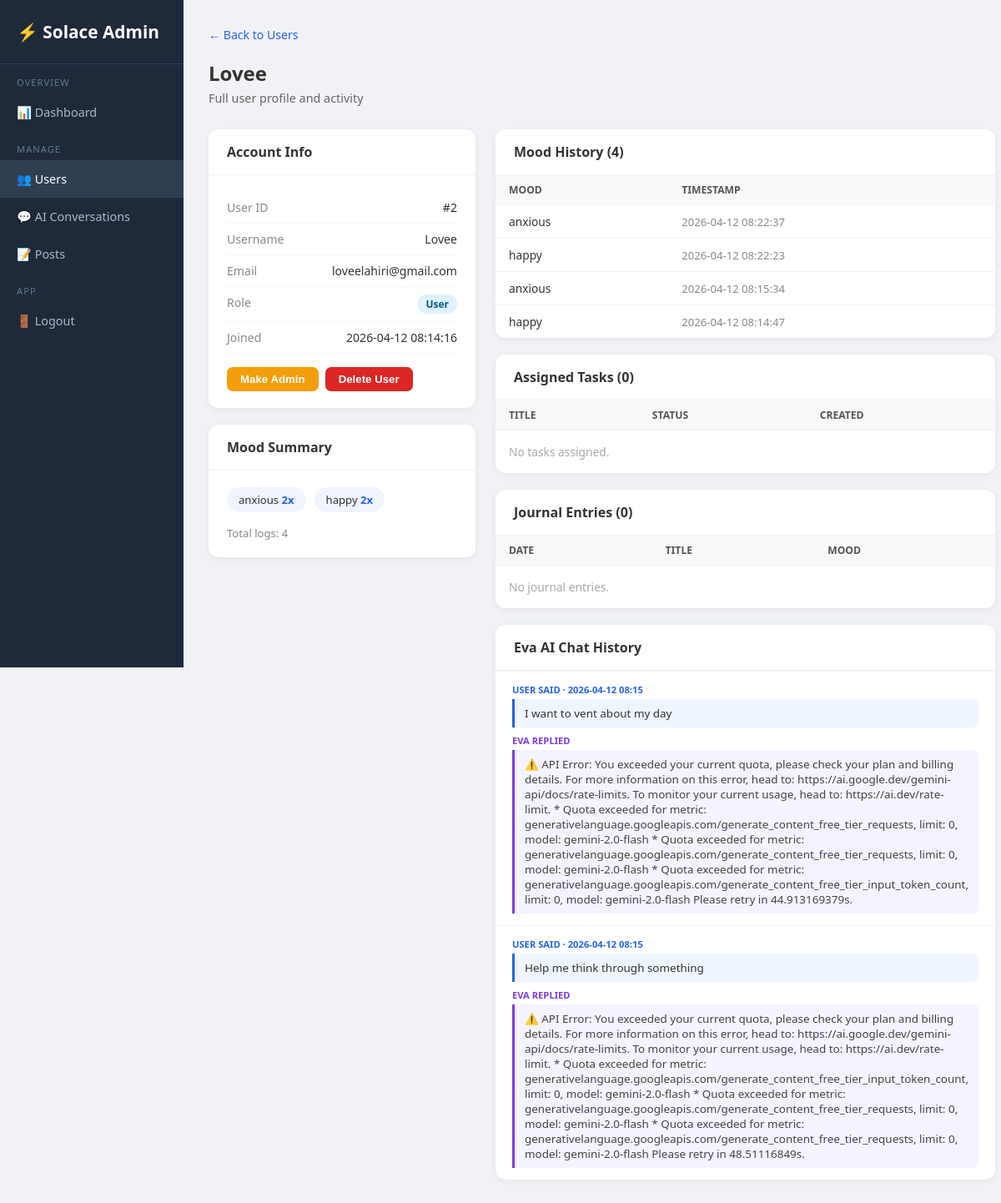
The page /admin/users/2 (signed in) on the database its author committed.
### tables this page shows
CREATE TABLE users (
                id         INTEGER PRIMARY KEY AUTOINCREMENT,
                username   TEXT UNIQUE NOT NULL,
                email      TEXT NOT NULL,
                password   TEXT NOT NULL,
                is_admin   INTEGER DEFAULT 0,
                created_at DATETIME DEFAULT CURRENT_TIMESTAMP
            );

CREATE TABLE mood_logs (
                id        INTEGER PRIMARY KEY AUTOINCREMENT,
                user_id   INTEGER NOT NULL REFERENCES users(id),
                mood      TEXT NOT NULL,
                timestamp DATETIME DEFAULT CURRENT_TIMESTAMP
            );

CREATE TABLE chat_history (
                id           INTEGER PRIMARY KEY AUTOINCREMENT,
                session_id   TEXT,
                user_id      INTEGER REFERENCES users(id),
                user_message TEXT,
                ai_response  TEXT,
                timestamp    DATETIME DEFAULT CURRENT_TIMESTAMP
            );

### app.py (the view)
@app.route("/admin/users/<int:uid>")
@admin_required
def admin_user_detail(uid: int) -> Any:
    with get_db() as conn:
        user = conn.execute("SELECT * FROM users WHERE id=?", (uid,)).fetchone()
        if not user:
            flash("User not found.")
            return redirect(url_for("admin_users"))
        moods    = conn.execute("SELECT mood, timestamp FROM mood_logs WHERE user_id=? ORDER BY timestamp DESC", (uid,)).fetchall()
        journals = conn.execute("SELECT date, title, mood FROM journals WHERE user_id=? ORDER BY date DESC", (uid,)).fetchall()
        tasks    = conn.execute("SELECT title, status, task_date FROM tasks WHERE user_id=? ORDER BY created_at DESC", (uid,)).fetchall()
        ai_chats = conn.execute("SELECT user_message, ai_response, timestamp FROM chat_history WHERE user_id=? ORDER BY timestamp DESC LIMIT 20", (uid,)).fetchall()
    mood_counts: dict[str, int] = {}
    for r in moods:
        mood_counts[r["mood"]] = mood_counts.get(r["mood"], 0) + 1
    return render_template("admin/user_detail.html",
                           user=user, moods=moods, mood_counts=mood_counts,
                           journals=journals, tasks=tasks, ai_chats=ai_chats)

### app.py (called while the page is built)
def get_db() -> sqlite3.Connection:
    conn = sqlite3.connect("database.db")
    conn.row_factory = sqlite3.Row
    return conn

def admin_required(f: Any) -> Any:
    @wraps(f)
    def dec(*args: Any, **kwargs: Any) -> Any:
        if "user_id" not in session or not session.get("is_admin"):
            flash("Admin access required.")
            return redirect(url_for("login_page"))
        return f(*args, **kwargs)
    return dec

### templates/admin/user_detail.html (shortened to what this page needs)
<!DOCTYPE html>
<html lang="en">
<head>
</head>
<body>
<div class="sidebar">
  <div class="logo">⚡ Solace Admin</div>
  <nav>
        <div class="section-label">Overview</div>
    <a href="/admin">📊 Dashboard</a>
    <div class="section-label">Manage</div>
    <a href="/admin/users" class="active">👥 Users</a>
    <a href="/admin/chats">💬 AI Conversations</a>
    <a href="/admin/posts">📝 Posts</a>
    <div class="section-label">App</div>
    <a href="/logout">🚪 Logout</a>
  </nav>
</div>
<div class="main">
  <a href="/admin/users" class="back-link">← Back to Users</a>
  <div class="page-title">{{ user.username }}</div>
  <div class="page-sub">Full user profile and activity</div>
  <div class="grid">
    <div>
      <div class="card" style="margin-bottom:20px">
        <div class="card-header">Account Info</div>
        <div class="card-body">
          <div class="info-row"><span class="label">User ID</span><span>#{{ user.id }}</span></div>
          <div class="info-row"><span class="label">Username</span><span>{{ user.username }}</span></div>
          <div class="info-row"><span class="label">Email</span><span>{{ user.email }}</span></div>
          <div class="info-row">
            <span class="label">Role</span>
            <span class="badge {{ 'admin' if user.is_admin else 'user' }}">{{ 'Admin' if user.is_admin else 'User' }}</span>
          </div>
          <div class="info-row"><span class="label">Joined</span><span>{{ user.created_at }}</span></div>
          <div class="actions">
            <form method="POST" action="/admin/users/{{ user.id }}/toggle-admin">
              <button type="submit" class="btn btn-yellow">
                {{ 'Remove Admin' if user.is_admin else 'Make Admin' }}
              </button>
            </form>
            <form method="POST" action="/admin/users/{{ user.id }}/delete"
                  onsubmit="return confirm('Delete this user permanently?')">
              <button type="submit" class="btn btn-red">Delete User</button>
            </form>
          </div>
        </div>
      </div>
      <div class="card">
        <div class="card-header">Mood Summary</div>
        <div class="card-body">
          {% if mood_counts %}
            <div class="mood-bar">
              {% for mood, count in mood_counts.items() %}
              <div class="mood-chip">{{ mood }} <span>{{ count }}x</span></div>
              {% endfor %}
            </div>
            <div style="font-size:0.82rem;color:#888">Total logs: {{ moods|length }}</div>
          {% else %}
            <div style="color:#aaa;font-size:0.88rem">No mood data yet.</div>
          {% endif %}
        </div>
      </div>
    </div>
    <div>
      <div class="card" style="margin-bottom:20px">
        <div class="card-header">Mood History ({{ moods|length }})</div>
        <table>
          <thead><tr><th>Mood</th><th>Timestamp</th></tr></thead>
          <tbody>
            {% for m in moods %}
            <tr>
              <td>{{ m.mood }}</td>
              <td style="color:#888;font-size:0.82rem">{{ m.timestamp }}</td>
            </tr>
            {% else %}
            <tr><td colspan="2" style="color:#aaa;padding:16px">No mood logs.</td></tr>
            {% endfor %}
          </tbody>
        </table>
      </div>
      <div class="card">
        <div class="card-header">Assigned Tasks ({{ tasks|length }})</div>
        <table>
          <thead><tr><th>Title</th><th>Status</th><th>Created</th></tr></thead>
          <tbody>
            {% for t in tasks %}
            <tr>
              <td>{{ t.title }}</td>
              <td><span class="badge {{ t.status }}">{{ t.status }}</span></td>
              <td style="color:#888;font-size:0.82rem">{{ t.created_at }}</td>
            </tr>
            {% else %}
            <tr><td colspan="3" style="color:#aaa;padding:16px">No tasks assigned.</td></tr>
            {% endfor %}
          </tbody>
        </table>
      </div>
      <div class="card" style="margin-bottom:20px;margin-top:20px">
        <div class="card-header">Journal Entries ({{ journals|length }})</div>
        <table>
          <thead><tr><th>Date</th><th>Title</th><th>Mood</th></tr></thead>
          <tbody>
            {% for j in journals %}
            <tr>
              <td style="color:#888;font-size:0.82rem">{{ j.date }}</td>
              <td>{{ j.title or 'Untitled' }}</td>
              <td>{{ j.mood.capitalize() if j.mood else '—' }}</td>
            </tr>
            {% else %}
            <tr><td colspan="3" style="color:#aaa;padding:16px">No journal entries.</td></tr>
            {% endfor %}
          </tbody>
        </table>
      </div>
      <div class="card">
        <div class="card-header">Eva AI Chat History</div>
        {% if ai_chats %}
          {% for c in ai_chats %}
          <div style="padding:14px 20px;border-top:1px solid #f5f5f5">
            <div style="font-size:0.7rem;font-weight:700;color:#2563eb;text-transform:uppercase;margin-bottom:4px">User said · {{ (c.timestamp or '')[:16] }}</div>
            <div style="background:#EFF6FF;border-left:3px solid #2563eb;padding:8px 12px;border-radius:0 6px 6px 0;font-size:0.84rem;margin-bottom:8px">{{ c.user_message }}</div>
            <div style="font-size:0.7rem;font-weight:700;color:#7c3aed;text-transform:uppercase;margin-bottom:4px">Eva replied</div>
            <div style="background:#F5F3FF;border-left:3px solid #7c3aed;padding:8px 12px;border-radius:0 6px 6px 0;font-size:0.84rem;color:#444">{{ c.ai_response }}</div>
          </div>
          {% endfor %}
        {% else %}
          <div style="padding:20px;color:#aaa;font-size:0.88rem">No AI conversations yet.</div>
        {% endif %}
      </div>
    </div>
  </div>
</div>
</body>
</html>

### templates/admin/user_detail.html (style rules this page uses)
* { box-sizing: border-box; margin: 0; padding: 0; }
body { font-family: 'Segoe UI', sans-serif; background: #f0f2f5; color: #333; }
.sidebar { width: 220px; position: fixed; top: 0; left: 0; height: 100vh; background: #1e2a3a; color: #cdd9e5; display: flex; flex-direction: column; }
.sidebar .logo { padding: 24px 20px; font-size: 1.3rem; font-weight: 700; color: #fff; border-bottom: 1px solid #2e3f52; }
.sidebar nav a { display: block; padding: 13px 20px; color: #aab8c8; text-decoration: none; font-size: 0.9rem; }
.sidebar nav a:hover, .sidebar nav a.active { background: #2e3f52; color: #fff; }
.sidebar nav .section-label { padding: 14px 20px 6px; font-size: 0.7rem; text-transform: uppercase; letter-spacing: 1px; color: #5f7a90; }
.main { margin-left: 220px; padding: 30px; }
.page-title { font-size: 1.5rem; font-weight: 700; margin-bottom: 4px; }
.page-sub { color: #666; font-size: 0.9rem; margin-bottom: 28px; }
.grid { display: grid; grid-template-columns: 320px 1fr; gap: 24px; }
.card { background: #fff; border-radius: 12px; box-shadow: 0 2px 8px rgba(0,0,0,.06); overflow: hidden; }
.card-header { padding: 16px 22px; font-weight: 600; border-bottom: 1px solid #f0f0f0; }
.card-body { padding: 20px 22px; }
.info-row { display: flex; justify-content: space-between; padding: 9px 0; border-bottom: 1px solid #f5f5f5; font-size: 0.88rem; }
.info-row .label { color: #888; }
table { width: 100%; border-collapse: collapse; font-size: 0.86rem; }
th { background: #f8f9fb; padding: 9px 16px; text-align: left; font-weight: 600; color: #555; font-size: 0.76rem; text-transform: uppercase; }
td { padding: 10px 16px; border-top: 1px solid #f2f2f2; }
.badge { display: inline-block; padding: 3px 10px; border-radius: 20px; font-size: 0.75rem; font-weight: 600; }
.badge.user { background: #e0f2fe; color: #075985; }
.mood-bar { display: flex; gap: 10px; flex-wrap: wrap; margin-bottom: 16px; }
.mood-chip { background: #f0f4ff; border-radius: 20px; padding: 6px 14px; font-size: 0.82rem; }
.mood-chip span { font-weight: 700; color: #2563eb; }
.back-link { display: inline-block; margin-bottom: 20px; color: #2563eb; text-decoration: none; font-size: 0.88rem; }
.actions { display: flex; gap: 8px; margin-top: 16px; }
.btn { padding: 7px 16px; border-radius: 7px; border: none; cursor: pointer; font-weight: 600; font-size: 0.83rem; }
.btn-yellow { background: #f59e0b; color: #fff; }
.btn-red { background: #dc2626; color: #fff; }

### rows shown on the page
users: username "Lovee", id "2", email "loveelahiri@gmail.com", is_admin "User", created_at "2026-04-12 08:14:16", is_admin "Make Admin"
mood_logs: mood "anxious", user "2", timestamp "2026-04-12 08:22:37"
mood_logs: mood "happy", user "2", timestamp "2026-04-12 08:22:23"
mood_logs: mood "anxious", timestamp "2026-04-12 08:15:34"
mood_logs: mood "happy", timestamp "2026-04-12 08:14:47"
chat_history: timestamp "2026-04-12 08:15", user_message "I want to vent about my day", ai_response "⚠️ API Error: You exceeded your current quota, please check your plan and billing details. For more information on this error, head to: https://ai.google.dev/gemini-api/docs/rate-limits. To monitor your current usage, head to: https://ai.dev/rate-limit. * Quota exceeded for metric: generativelanguage.googleapis.com/generate_content_free_tier_requests, limit: 0, model: gemini-2.0-flash * Quota exceeded for metric: generativelanguage.googleapis.com/generate_content_free_tier_requests, limit: 0, model: gemini-2.0-flash * Quota exceeded for metric: generativelanguage.googleapis.com/generate_content_free_tier_input_token_count, limit: 0, model: gemini-2.0-flash Please retry in 44.913169379s."
chat_history: timestamp "2026-04-12 08:15", user_message "Help me think through something", ai_response "⚠️ API Error: You exceeded your current quota, please check your plan and billing details. For more information on this error, head to: https://ai.google.dev/gemini-api/docs/rate-limits. To monitor your current usage, head to: https://ai.dev/rate-limit. * Quota exceeded for metric: generativelanguage.googleapis.com/generate_content_free_tier_input_token_count, limit: 0, model: gemini-2.0-flash * Quota exceeded for metric: generativelanguage.googleapis.com/generate_content_free_tier_requests, limit: 0, model: gemini-2.0-flash * Quota exceeded for metric: generativelanguage.googleapis.com/generate_content_free_tier_requests, limit: 0, model: gemini-2.0-flash Please retry in 48.51116849s."

### other values the page prints
{{ moods|length }} "4"
{{ tasks|length }} "0"
{{ journals|length }} "0"
